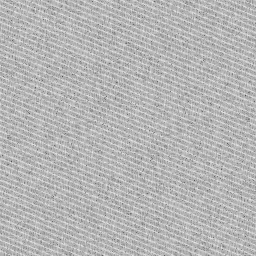
#> input picture city_linear.FFT.png, 256 x 256 px; its folder holds only this picture in this run
$ python ORB.py city_linear.FFT.png
#> lines starting #> are read from the running program, lines starting #| are printed output that depends on the picture; after the words box and inside, x2 and y2 are one past the last pixel; in counts of white or black regions, pixels touching at a corner belong together
### FeatureDetector.py
import cv2
import numpy as np

from RANSAC import ransac
from RANSAC import transform_point
from util import *

DEBUGGING = False
RANSAC_LOOP_MAX = 20

class FeatureDetector():
    '''
        Initialize a FeatureDetector object with inputs of
        img - Image to detect features within
        technique - Feature matching model
    '''
    def __init__(self, img, technique):
        self.img = img.copy()
        self.technique = technique
        self.matches = []
        self.first = []
        self.group = []
        self.kpts = []
        self.iter = 100
        self.norm_type=cv2.NORM_L1
        self.name = None
        self.method = None
        self.H = []


    def extractFeatures(self):
        gray = cv2.cvtColor(self.img, cv2.COLOR_BGR2GRAY)

        detector = self.technique()

        self.kpts, descriptors = detector.detectAndCompute(gray, None)

        bf = cv2.BFMatcher(self.norm_type, crossCheck=False)
        matches = bf.knnMatch(descriptors, descriptors, k=2)

        try:
        	self.matches = [match for (_, match) in matches]
        	self.matches = filter_distance(self.matches, self.kpts, 5)
        except ValueError:
        	return False

    # [14 lines left out: function computeFirst, not called in this run]

    def computeGroup(self):

        if 0 == len(self.matches):
            if DEBUGGING:
                print("No matches found, can't compute group")
            return False

        H, filtered_matches = ransac(self.matches, self.kpts, self.kpts, self.iter)

        if H is None or filtered_matches is None:
            return

        self.first = filtered_matches
        self.group = [filtered_matches]
        self.H = [H]

        m = list(self.matches)

        remainging = RANSAC_LOOP_MAX

        while True and remainging:
            m = filter_matches(m, filtered_matches)
            H, filtered_matches = ransac(m, self.kpts, self.kpts, self.iter)

            if H is None or filtered_matches is None:
                break

            if DEBUGGING:
                print(len(m), len(filtered_matches))

            if len(filtered_matches) > 2:
                self.group.append(filtered_matches)
                self.H.append(H)
            else:
                break
            remainging -= 1

        # debugging
        if DEBUGGING:
            print("Total matches found:", len(self.matches))
            print("Number of keypoints:", len(self.kpts))
            #print("Number of refined matches:", len(filtered_matches))
            print("Number of groups:", len(self.group))
            print("Group sizes:", ",".join([str(len(i)) for i in self.group]))

    def run(self):
        self.extractFeatures()
        self.computeGroup()

    def drawFirst(self):
        image = self.img
        for idx, match in enumerate(self.first):
            pt1 = tuple(int(i) for i in self.kpts[match.queryIdx].pt)
            pt2 = tuple(int(i) for i in self.kpts[match.trainIdx].pt)

            image = cv2.line(image, pt1, pt2, color=(0,0,0), thickness=2, lineType=cv2.LINE_AA)
            image = cv2.line(image, pt1, pt2, color=get_color(idx), thickness=1, lineType=cv2.LINE_AA)

        return image

    # [9 lines left out: function drawGroupMatches, not called in this run]

    def printFirst(self):
        print(f"{self.name} {self.method}: {len(self.first)}")

    def printGroup(self):
        print(f"{self.name},{self.method}," + ",".join([str(len(i)) for i in self.group]))

    def writeFirstImage(self, filename=None):
        if not filename:
            filename = f'{self.name}.{self.method}.png'

        try:
            cv2.imwrite(filename, self.drawFirst())
        except cv2.error:
            print("Unable to output image with no matches")

    # [163 lines left out: functions writeMatchedImage, drawHotspotImage, writeHotspotImage, drawRBImage, writeRBImage, gradeHotspot, not called in this run]


### RANSAC.py
import numpy as np
import cv2

def transform_point(H, pt):
    (x, y) = pt
    M = np.matmul(H, np.array([[x],[y],[1]]))
    return M[0][0]/M[2][0], M[1][0]/M[2][0]

def distanceSq(a, b):
    ((x1, y1), (x2, y2)) = a, b
    return (x1-x2)*(x1-x2) + (y1-y2)*(y1-y2)

def ransac(matches, kp1, kp2, iter=100, thres=5, n=4):

    if (len(matches) <= n):
        #print(f"Not enough matches: {len(matches)} for n: {n}")
        return None, None

    thresSq = thres*thres

    # model variables
    max_inliers = 0
    #best_tx, best_ty = 0, 0
    best_H = np.zeros(shape=(4,4))
    best_matches = []

    for _ in range(iter):
        """
        # obtain translation coordinates
        match = matches[np.random.randint(0, len(matches))]
        pt1 = kp1[match.queryIdx].pt
        pt2 = kp2[match.trainIdx].pt
        tx, ty = (pt2[0] - pt1[0]), (pt2[1] - pt1[1])
        """

        """
        This part compares keypoints within the same image, translated by a vector (tx,ty),
        against their original positions in that same image to determine if they qualify
        as inliers based on a distance threshold.
        """
        """
        inliers = [
            np.linalg.norm(
                np.array((kp1[match.queryIdx].pt[0] + tx, kp1[match.queryIdx].pt[1] + ty))
                -
                np.array(kp2[match.trainIdx].pt)) < thres
            for match in matches
        ]
        """
        im1_pts = np.zeros(shape=(n, 2))
        im2_pts = np.zeros(shape=(n, 2))
        rands = []
        for i in range(0, n):

            rand = np.random.randint(0, len(matches))
            while rand in rands:
                rand = np.random.randint(0, len(matches))

            rands.append(rand)

            #print(rands, len(matches))
            match = matches[rand]
            im1_pts[i] = kp1[match.queryIdx].pt
            im2_pts[i] = kp2[match.trainIdx].pt

        #H, mask = cv2.findHomography(im1_pts, im2_pts, method=cv2.RANSAC)
        H, mask = cv2.estimateAffine2D(im1_pts, im2_pts, method=cv2.RANSAC)
        if H is None:
            continue

        H = np.append(H, [[0, 0, 1]], axis=0)

        try:
            inv_H = np.linalg.inv(H)
        except:
            continue

        transformed = [(kp1[match.queryIdx].pt, transform_point(inv_H, kp2[match.trainIdx].pt)) for match in matches]

        errorSq = [distanceSq(a,b) for a,b in transformed]

        inliers = [True if e < thresSq else False for e in errorSq]

        # update model variables
        num_inliers = np.sum(inliers)
        if num_inliers > max_inliers:
            max_inliers = num_inliers
            #best_tx, best_ty = tx, ty
            best_H = H
            best_matches = [matches[i] for i, inlier in enumerate(inliers) if inlier]

    #return best_tx, best_ty, best_matches
    return best_H, best_matches

### util.py
#!/usr/bin/env python
import numpy as np
import cv2

# Returns list of matches that are greated that distance apart
def filter_distance(matches, keypoints, distance):

    return [match for match in matches if np.linalg.norm(np.array(keypoints[match.queryIdx].pt) - np.array(keypoints[match.trainIdx].pt)) > distance]


# Remove matchesToRemove from matches
def filter_matches(matches, matchesToRemove):

    return [match for match in matches if match not in matchesToRemove]

def get_color(seed):
    colors = [(255,0,0), (255,0,255), (255,0,128), (0,255,0), (0,255,255), (255,255,0), (128,255,0), (0,0,255)]

    return colors[seed % len(colors)]


# [9 lines left out: function draw_matches, not called in this run]

### ORB.py
#!/usr/bin/env python
import sys
import cv2
import numpy as np

from RANSAC import ransac
from util import *
from FeatureDetector import FeatureDetector

class ORBClass(FeatureDetector):

    def __init__(self, img):
        super().__init__(img, cv2.ORB_create)
        self.norm_type = cv2.NORM_HAMMING
        self.name = "ORB"


def usage():
    print(f"Usage: {sys.argv[0]} <image>")

if __name__ == "__main__":

    if len(sys.argv) != 2:
        usage()
        exit()

    image = cv2.imread(sys.argv[1])
#> image is the input picture: shape (256, 256, 3); min 77, max 255, mean 182.2

    if image is None:
        print("Error: Image did not load.")
        exit()

    orb = ORBClass(image)
    orb.run()
#> in extractFeatures, `self.kpts, descriptors = detector.detectAndCompute(gray, None)`: self.kpts = 284 keypoints; strongest (x, y, size): (35, 87, 31), (221, 169, 31), (140, 174, 31), (116, 82, 31)
#> in extractFeatures, `matches = bf.knnMatch(descriptors, descriptors, k=2)`: matches = 284 matches
#> in extractFeatures, `self.matches = filter_distance(self.matches, self.kpts, 5)`: self.matches = 211 matches
#> the loop in ransac, `for _ in range(iter):` made 100 passes
#> (num_inliers, max_inliers, best_matches) on passes 1, 2, 3, 17, 57: (3, 3, 3 matches), (7, 7, 7 matches), (59, 59, 59 matches), (129, 129, 129 matches), (130, 130, 130 matches)
#> num_inliers on passes 4 to 9: 7, 6, 21, 4, 4, 3
#> after the loop in ransac, `for _ in range(iter):`: best_H = [[-0.989, 0.00215, 254.2], [0.0207, -0.993, 252.3], [0, 0, 1]]; max_inliers = 130
#> in computeGroup, `H, filtered_matches = ransac(self.matches, self.kpts, self.kpts, self...`: H has the same summary as best_H in ransac; filtered_matches = 130 matches
#> in computeGroup, `self.group = [filtered_matches]`: self.group = 1 matches
#> in computeGroup, `self.H = [H]`: self.H = [[[-0.989, 0.00215, 254.2], [0.0207, -0.993, 252.3], [0, 0, 1]]]
#> in computeGroup, `m = list(self.matches)`: m = 211 matches
#> the loop in computeGroup, `while True and remainging:` made 20 passes
#> m on pass 1: 81 matches

    orb.printFirst()
#| ORB None: 130
    orb.writeFirstImage()
#> the loop in drawFirst, `for idx, match in enumerate(self.first):` made 130 passes
#> pass 1, in drawFirst, `image = cv2.line(image, pt1, pt2, color=(0,0,0), thickness=2, lineType..`:
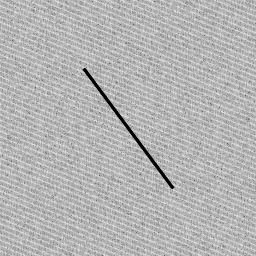
#> image: shape (256, 256, 3); 1.02% of pixels changed, all inside (x1, y1, x2, y2) = (82, 67, 175, 190)
#> pass 1, in drawFirst, `image = cv2.line(image, pt1, pt2, color=get_color(idx), thickness=1, l..`:
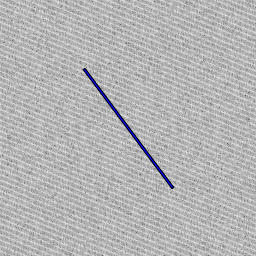
#> image: shape (256, 256, 3); 0.55% of pixels changed, all inside (x1, y1, x2, y2) = (83, 69, 174, 189)
#> pass 2, in drawFirst, `image = cv2.line(image, pt1, pt2, color=(0,0,0), thickness=2, lineType..`:
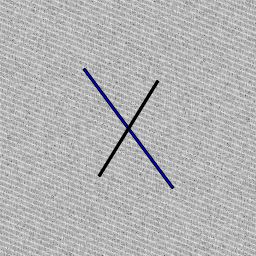
#> image: shape (256, 256, 3); 0.79% of pixels changed, all inside (x1, y1, x2, y2) = (97, 79, 160, 178)
#> pass 2, in drawFirst, `image = cv2.line(image, pt1, pt2, color=get_color(idx), thickness=1, l..`:
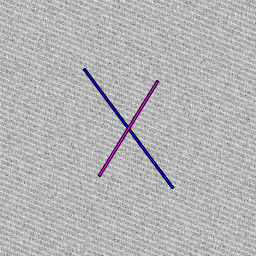
#> image: shape (256, 256, 3); 0.44% of pixels changed, all inside (x1, y1, x2, y2) = (98, 81, 159, 177)
#> after the loop in drawFirst, `for idx, match in enumerate(self.first):`:
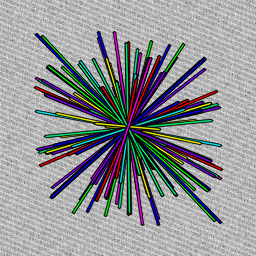
#> image: shape (256, 256, 3); mean B, G, R 150.2, 148.3, 146.2

$ run again, on city_nested.FFT.png
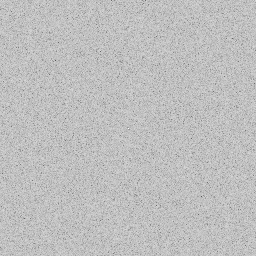
#> input picture city_nested.FFT.png, 256 x 256 px
#> image is the input picture: shape (256, 256, 3); min 84, max 255, mean 191
#> self.kpts = 235 keypoints; strongest (x, y, size): (53, 61, 31), (203, 195, 31), (156, 205, 31), (100, 51, 31)
#> matches = 235 matches
#> in extractFeatures, `self.matches = filter_distance(self.matches, self.kpts, 5)`: self.matches = 176 matches
#> the loop in ransac, `for _ in range(iter):` made 100 passes
#> (num_inliers, max_inliers, best_matches) on passes 1, 2, 3, 5: (4, 4, 4 matches), (6, 6, 6 matches), (106, 106, 106 matches), (111, 111, 111 matches)
#> after the loop in ransac, `for _ in range(iter):`: best_H = [[-0.985, -0.0104, 254.5], [0.0153, -1.01, 254.5], [0, 0, 1]]; max_inliers = 111
#> H has the same summary as best_H in ransac; filtered_matches = 111 matches
#> self.group = 1 matches
#> self.H = [[[-0.985, -0.0104, 254.5], [0.0153, -1.01, 254.5], [0, 0, 1]]]
#> in computeGroup, `m = list(self.matches)`: m = 176 matches
#> the loop in computeGroup, `while True and remainging:` made 19 passes
#> m on pass 1: 65 matches
#| ORB None: 111
#> the loop in drawFirst, `for idx, match in enumerate(self.first):` made 111 passes
#> pass 1, in drawFirst, `image = cv2.line(image, pt1, pt2, color=get_color(idx), thickness=1, l..`:
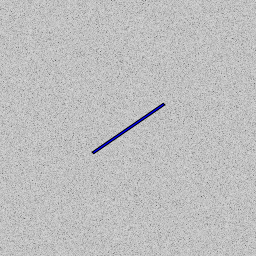
#> image: shape (256, 256, 3); mean B, G, R 190.6, 190.2, 190.2
#> after the loop in drawFirst, `for idx, match in enumerate(self.first):`:
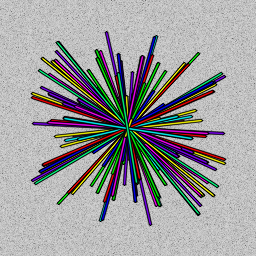
#> image: shape (256, 256, 3); mean B, G, R 157.3, 156.6, 156.8
